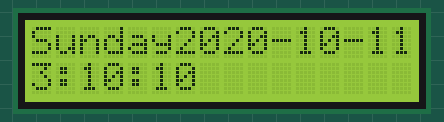
Bench run of a sketch on a simulated Arduino Uno, built with avr-gcc and run on an emulated ATmega328P. Shown: 16×2 character LCD. The local clock reads 2024-03-15 10:24:30 at power-on unless the sketch sets it.

Above: at 0.1 s.
At 4.2 s:
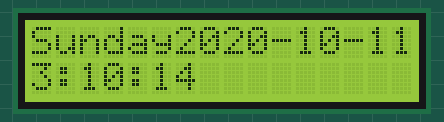
At 9.2 s:
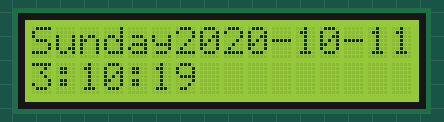
At 19.3 s:
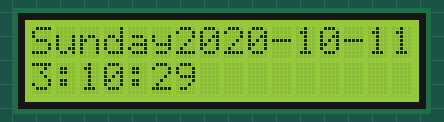
At 28.3 s:
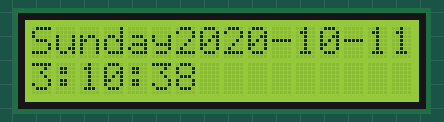
At 38.4 s:
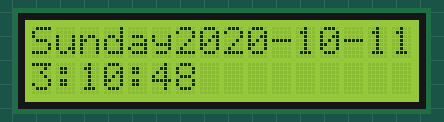

Measured:
- what the display in image 1 shows lasts 1.0 s, from 4.1 s to 5.1 s

The sketch:

ex_9_3_1.ino
```cpp
/*
 예제 9.3 응용 실험
 DS1302 RTC 모듈을 이용하여 시간 정보를 읽고
 LCD 모듈에 요일, 날짜, 시간을 표시하기
 */

// LCD 모듈 라이브러리를 불러온다.
#include <LiquidCrystal.h>

// DS1302 라이브러리를 불러온다
#include <DS1302.h>

// DS1302 핀 설정
const int CEPin = 5;
const int IOPin = 6;
const int CLKPin = 7;

// LCD 설정
LiquidCrystal lcd(12, 11, 5, 4, 3, 2);

// DS1302 모듈을 rtc 오브젝트로 설정
DS1302 rtc(CEPin, IOPin, CLKPin);

// DS1302에서 읽어낸 데이터 중 day 값으로 요일을 설정한다
String dayAsString(const Time::Day day) {
  switch (day) {
    case Time::kSunday: return "Sunday";
    case Time::kMonday: return "Monday";
    case Time::kTuesday: return "Tuesday";
    case Time::kWednesday: return "Wednesday";
    case Time::kThursday: return "Thursday";
    case Time::kFriday: return "Friday";
    case Time::kSaturday: return "Saturday";
  }
  return "(unknown day)";
}

void setup() {
  // 시리얼 통신 설정
  Serial.begin(9600);

  // 16x2 LCD 설정
  lcd.begin(16, 2);
  lcd.clear();

  // rtc에 쓰기방지 OFF, 정지기능 OFF
  rtc.writeProtect(false);
  rtc.halt(false);

  // 입력하고자 하는 시간을 적는다.
  // 2020년 10월 11일 03시 10분 10초 일요일로 설정한다.
  Time t(2020, 10, 11, 03, 10, 10, Time::kSunday);

  // 현재의 시간을 DS1302에 입력한다.
  rtc.time(t);
}

void loop() {
  // DS1032로 부터 현재 시간을 읽어온다
  Time t = rtc.time();

  // day 데이터를 요일로 변경한다.
  const String day = dayAsString(t.day);

  // 현재 요일 날짜 시간 순서대로 시리얼 통신으로 출력한다.
//  Serial.print(day.c_str());
//  Serial.print(" ");
//  Serial.print(t.yr);
//  Serial.print("-");
//  Serial.print(t.mon);
//  Serial.print("-");
//  Serial.print(t.date);
//  Serial.print(" ");
//  Serial.print(t.hr);
//  Serial.print(":");
//  Serial.print(t.min);
//  Serial.print(":");
//  Serial.println(t.sec);

  lcd.setCursor(0, 0);
  lcd.print(day.c_str());
  lcd.print(t.yr);
  lcd.print("-");
  lcd.print(t.mon);
  lcd.print("-");
  lcd.print(t.date);

  lcd.setCursor(0, 1);
  lcd.print(t.hr);
  lcd.print(":");
  lcd.print(t.min);
  lcd.print(":");
  lcd.print(t.sec);

  delay(1000);
}
```
